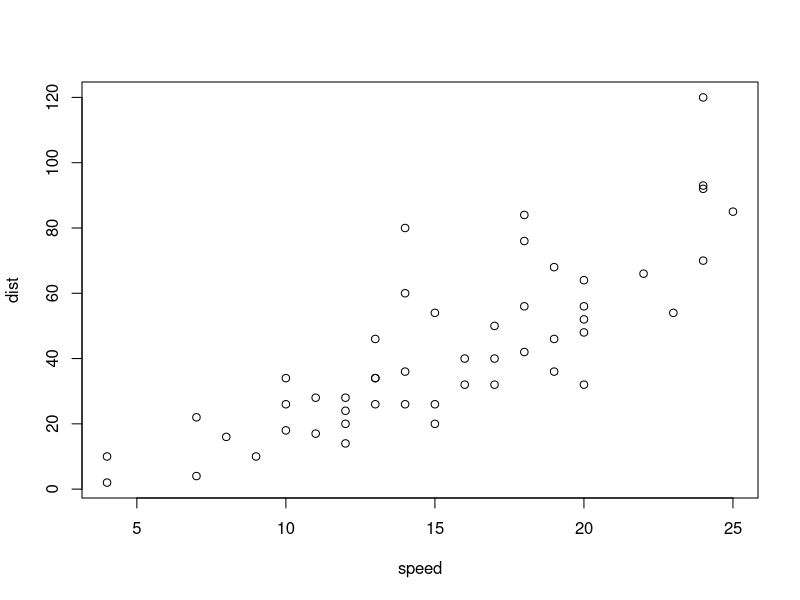
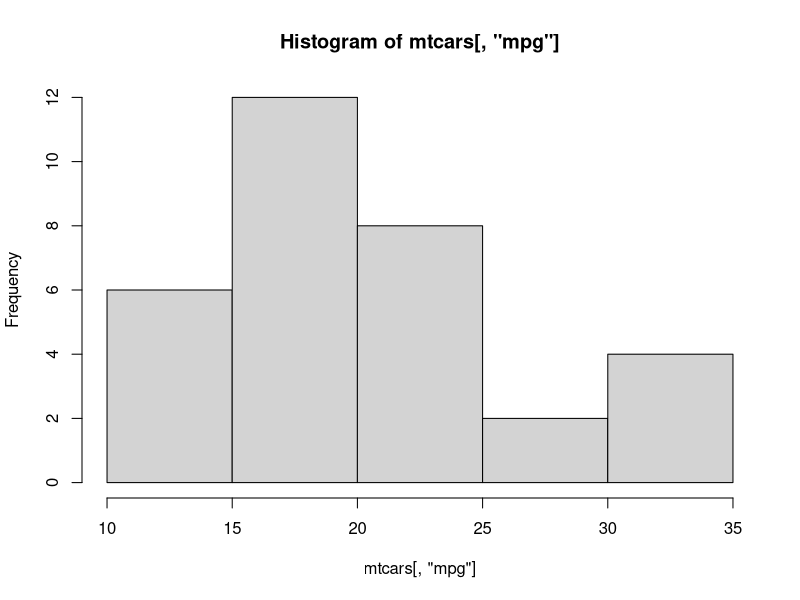

Write R code to recreate these figures, in order.
## ---- chunk 1
summary(cars)
## ---- chunk 2
plot(cars)
## ---- chunk 3
df <- mtcars
# voir les variables en df
str(df)
## ---- chunk 4
# histogram de mpg
hist(mtcars[,"mpg"])
## ---- chunk 5
# régression linéaire
fit <- lm(mpg ~ disp, data=df)

# sommaire des résultat
summary(fit)
